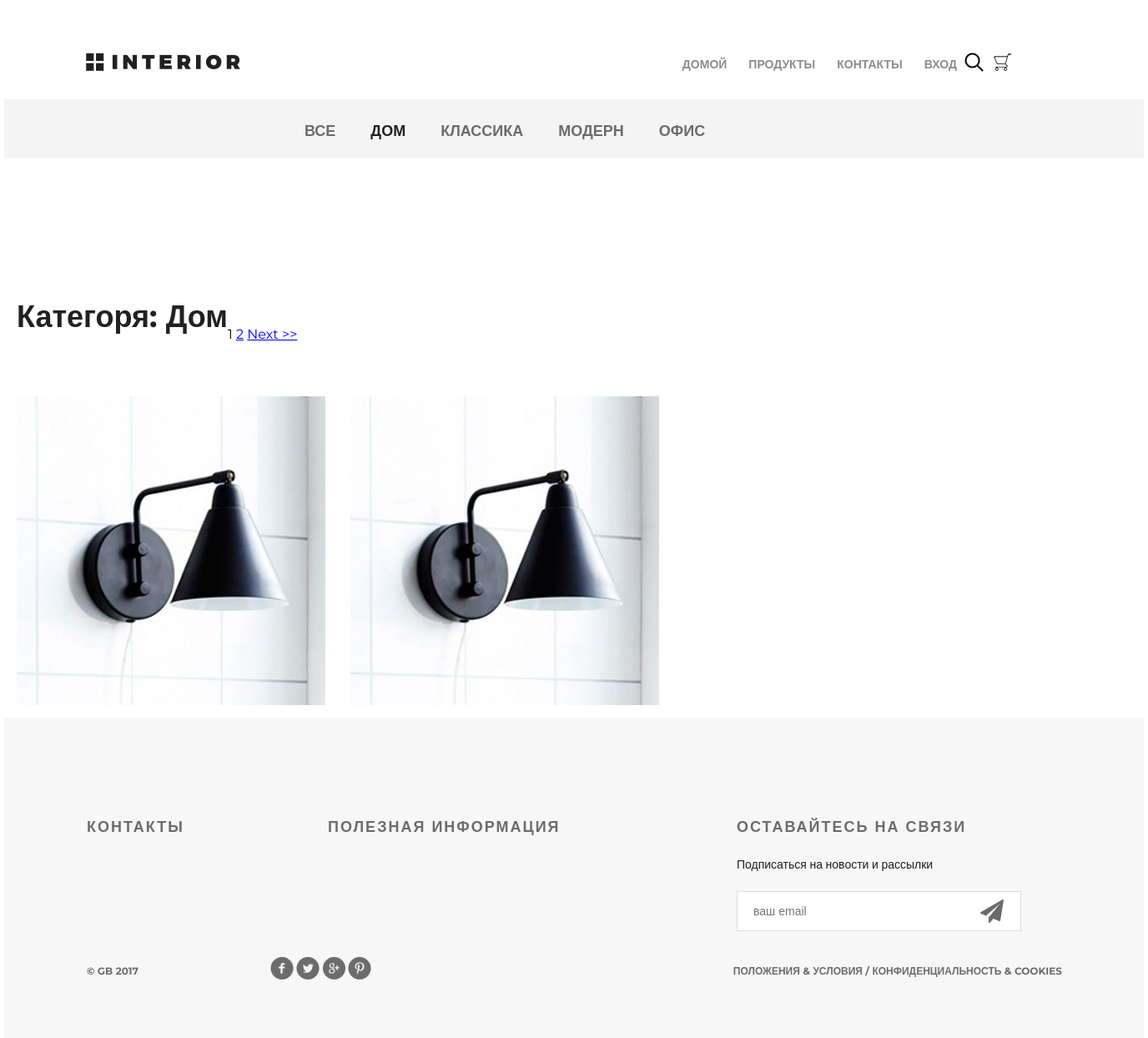
The page /products/1/ on the database its author committed.
### mainapp/models.py (models this page shows, shortened)
class Category(models.Model):
    name = models.CharField(max_length=255, verbose_name='Название', unique=True)
    description = models.TextField(verbose_name='Описание')
    is_active = models.BooleanField(default=True, verbose_name='Активен')
    class Meta:
        verbose_name = 'категория'
        verbose_name_plural = 'категории'
        ordering = ('name', )    # Индексация по нужному полю # Сортировка по какому полю

class Product(models.Model):
    category = models.ForeignKey(Category, on_delete=models.CASCADE, verbose_name='Категория', related_name='products')
    name = models.CharField(max_length=255, verbose_name='Название')
    image = models.ImageField(upload_to='product', blank=True, null=True, verbose_name='Изображение')
    shot_desc = models.CharField(max_length=255, verbose_name='Краткое описание')
    description = models.TextField(verbose_name='Описание')
    price = models.DecimalField(max_digits=8, decimal_places=2, verbose_name='Цена')
    quantity = models.PositiveSmallIntegerField(default=0, verbose_name='Количество')
    is_active = models.BooleanField(default=True, verbose_name='Активен')
    class Meta:
        verbose_name = 'продукт'
        verbose_name_plural = 'продукты'

### mainapp/views.py (the view, shortened to what this page needs)
# urls.py: path('products/', include('mainapp.urls', namespace='products')),
def products(request, pk=None):
    links_menu = Category.objects.all()
    if pk is not None:
        if pk == 0:
            products_list = Product.objects.all()
            category_item = {'name': 'Все', 'pk': 0}
        else:
            category_item = get_object_or_404(Category, pk=pk)
            products_list = Product.objects.filter(category_id=pk)
        page = request.GET.get('page')
        paginator = Paginator(products_list, 2)
        try:
            paginated_products = paginator.page(page)
        except PageNotAnInteger:
            paginated_products = paginator.page(1)
        except EmptyPage:
            paginated_products = paginator.page(paginator.num_pages)
        context = {
            'links_menu': links_menu,
            'products': paginated_products,
            'category': category_item,
            'basket': get_basket(request.user)
        }
        return render(request, 'mainapp/products_list.html', context)

### mainapp/services.py (called while the page is built)
def get_basket(user):
    basket_list = []
    if user.is_authenticated:
        basket_list = Basket.objects.filter(user=user)
    return basket_list

### mainapp/templates/mainapp/products_list.html (shortened to what this page needs)
{% extends 'mainapp/base.html' %}
{% load static %}
{% block menu %}
		<div class="hero-white">
			<div class="header clearfix">
				{% include 'mainapp/includes/inc_main_menu.html' %}
			</div>
		</div>
{% endblock %}
{% block content %}
		<div class="details">
			<div class="links clearfix">
				{% include 'mainapp/includes/inc_products_menu.html' %}
			</div>
			<div class="products">
                <div class="title clearfix">
                    <h2>
                        Категоря: {{ category.name|title }}
                    </h2>
                </div>
                <div class="pogination">
                    {% for item in products.paginator.page_range %}
                        {% if item == products.number %}
                            <span>{{ item }}</span>
                        {% else %}
                            <a href="?page={{ item }}">{{ item }}</a>
                        {% endif %}
                    {% endfor %}
                    {% if products.has_next %}
                        <a href="?page={{ products.next_page_number}}"> Next >></a>
                    {% endif %}
                </div>
                <div class="products">
                    {% for product in products %}
                        <div class="block">
                            <a href="{% url 'products:product_item' product.pk %}"><img src="/media/{{ product.image }}" alt="">
                            </a>
                        </div>
                    {% endfor %}
                </div>
			</div>
		</div>
{% endblock %}

### mainapp/templates/mainapp/includes/inc_products_menu.html
<ul class="links-menu">
    <li>
        <a href="{% url 'products:product_list' 0 %}"
           {% if request.resolver_match.kwargs.pk == 0 %}class="active"{% endif %}>
            все
        </a>
    </li>
    {% for link_menu in links_menu %}
    <li>
        <a href="{% url 'products:product_list' link_menu.pk %}"
           {% if request.resolver_match.kwargs.pk == link_menu.pk %}class="active"{% endif %}>
            {{ link_menu.name }}
        </a>
    </li>
    {% endfor %}
</ul>

### static/css/style.css (style rules this page uses)
* { margin: 0; padding: 0; }
body { font-family: 'Montserrat', sans-serif; }
html, body { height: 100%; }
.clearfix:after { content: ""; display: block; clear: both; }
.title { height: 152px; margin-right: 15px; }
.title h2 { float: left; margin-top: 118px; color: #212121; font-size: 36px; font-weight: 700; text-align: left; margin-left: 15px; }
.products { margin-top: 50px; margin-bottom: 56px; }
.products .block a img { float: left; }
.products .block { float: left; margin: 15px; display: block; height: 370px; width: 370px; position: relative; }
.hero-white { background-color: #fff; height: 119px; padding-left: 98px; padding-right: 211px; position: relative; }
.links { height: 70px; background-color: #f4f4f4; position: relative; padding-left: 360px; }
.links-menu { margin: 27px auto 0px; position: absolute; }
.links-menu li { float: left; list-style-type: none; padding-right: 42px; }
.links-menu li a { text-decoration: none; color: #6c6c6c; font-size: 18px; font-weight: 700; text-transform: uppercase; }
.links-menu .active { color: #212121; font-size: 18px; font-weight: 700; }

### rows shown on the page
Category: name "ДОМ", name "Дом"
Category: name "КЛАССИКА"
Category: name "МОДЕРН"
Category: name "ОФИС"
Product: image (picture)
Product: image (picture)

### other values the page prints
{{ item }} "1"
{{ item }} "2"
